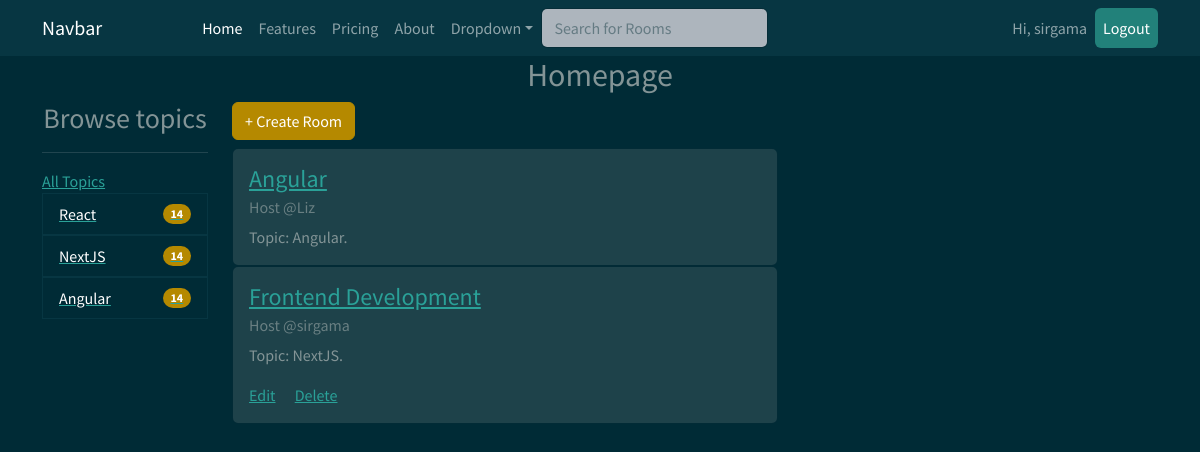
The app's page / (signed in) with its own data.
### mainapp/models.py (models this page shows, shortened)
class Topic(models.Model):
    name = models.CharField(max_length=200)

class Room(models.Model):
    host = models.ForeignKey(User,on_delete=models.SET_NULL, null=True)
    topic = models.ForeignKey(Topic, on_delete=models.SET_NULL, null=True)
    name = models.CharField(max_length=100)
    description = models.TextField(null=True, blank=True)
    members = models.ManyToManyField(User, related_name='members', blank=True)
    updated = models.DateTimeField(auto_now=True)
    created = models.DateTimeField(auto_now_add=True)
    class Meta:
        ordering = ['-updated', '-created']

### mainapp/views.py (the view)
# urls.py: 2. Add a URL to urlpatterns:  path('', views.home, name='home')
def home(request):
    q = request.GET.get('q') if request.GET.get('q')!= None else ''
    room = Room.objects.filter(Q(topic__name__icontains = q) | Q(name__icontains=q) | Q(description__icontains=q) | Q(host__username__icontains=q))
    topic = Topic.objects.all()
    context = {
        "rooms":room,
        "topics":topic
    }
    return render(request, 'mainapp/home.html', context)

### mainapp/templates/mainapp/home.html
{% extends 'mainapp/base.html' %}
{% load static %}
{% block content %}
{% include 'mainapp/navbar.html' %}
<h2 class="text-center">Homepage</h2>
<div class="container">
    <div class="row">
        <div class="col-md-2">
            <h3 class="text-center">Browse topics</h3>
            <hr>
            <a href="{% url 'home' %}">All Topics</a>
            <ul class="list-group">
                {% for topic in topics %}
                   <a href="{% url 'home' %}?q={{topic.name}}"> <li class="list-group-item d-flex justify-content-between align-items-center">
                    {{topic.name}}
                    <span class="badge bg-primary rounded-pill">14</span>
                    </li></a>
                {% endfor %}
            </ul>
        </div>
        <div class="col-md-6">
           <a href="{% url 'newroom' %}"><h6 class="btn btn-primary">+ Create Room</h6></a>
            {% for room in rooms %}
            <div class="card">
                <div class="card-body">
                  <h4 class="card-title"><a href="{% url 'room' room.id %}">{{room.name}}</a></h4>
                  <h6 class="card-subtitle mb-2 text-muted">Host @{{room.host.username}}</h6>
                  <p class="card-text">Topic: {{room.topic.name}}.</p>
                  {% if request.user == room.host %}
                  <a href="{% url 'update' room.id %}" class="card-link">Edit</a>
                  <a href="{%url 'delete' room.id %}" class="card-link">Delete</a>
                  {% endif %}
                </div>
              </div>
              {% endfor %}
        </div>
        <div class="col-md-3">
        </div>
    </div>
</div>
{% endblock %}

### mainapp/templates/mainapp/navbar.html (shortened to what this page needs)
{% load static %}
<nav class="navbar navbar-expand-lg navbar-dark bg-dark">
    <div class="container">
      <a class="navbar-brand" href="#">Navbar</a>
      <div class="collapse navbar-collapse" id="navbarColor02">
        <ul class="navbar-nav m-auto">
          <li class="nav-item">
            <a class="nav-link active" href="{% url 'home' %}">Home
            </a>
          </li>
          <li class="nav-item">
            <a class="nav-link" href="#">Features</a>
          </li>
          <li class="nav-item">
            <a class="nav-link" href="#">Pricing</a>
          </li>
          <li class="nav-item">
            <a class="nav-link" href="#">About</a>
          </li>
          <li class="nav-item dropdown">
            <a class="nav-link dropdown-toggle" data-bs-toggle="dropdown" href="#" role="button" aria-haspopup="true" aria-expanded="false">Dropdown</a>
          </li>
           <form class="d-flex" method="GET" action="{% url 'home' %}">
          <input class="form-control me-sm-2" type="text" placeholder="Search for Rooms" name="q" pwa2-uuid="EDITOR/input-863-FCC-3BBCC-11C" pwa-fake-editor="">
        </form>
        </ul>
      </div>
      <div class="collapse navbar-collapse" id="navbarColor02">
        <ul class="navbar-nav ms-auto">
            {% if request.user.is_authenticated %}
            <li class="nav-item">
              <a class="nav-link" href="#">Hi, {{request.user}}</a>
            </li>
            <li class="nav-item">
                <a class="nav-link active btn btn-success" href="{% url 'logout' %}">Logout
                </a>
            </li>
            {% endif %}
        </ul>
      </div>
    </div>
  </nav>

### records on screen
Topic: name "React"
Topic: name "NextJS"
Topic: name "Angular"
Room: name "Angular", host.username "Liz", topic.name "Angular"
Room: name "Frontend Development", host.username "sirgama", topic.name "NextJS", shows "Edit"

### other values on screen
{{ request.user }} "sirgama"
